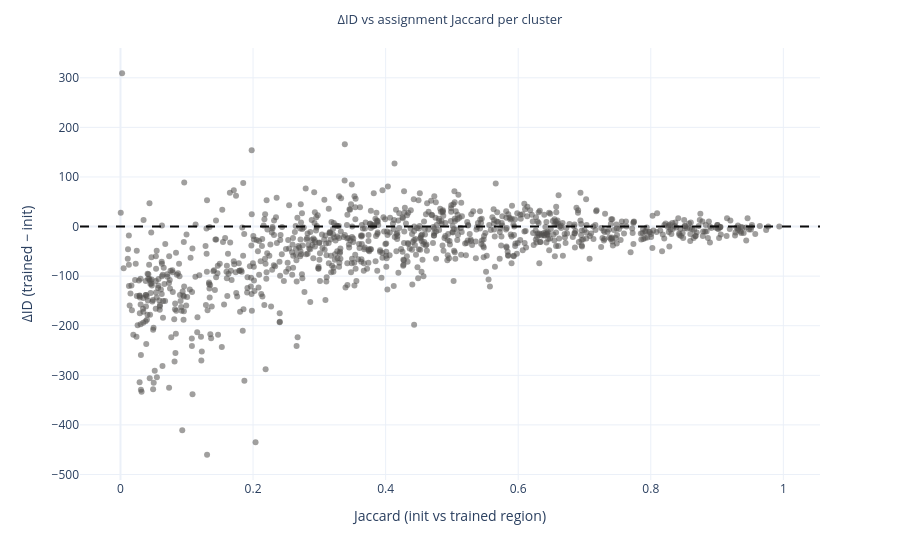

Notebook code for this chart:
### Markdown cell above
### 4.2 Does Membership Change Predict Dimensionality Change?

Clusters whose token membership training reshaped the most (low Jaccard) might
also be the ones whose measured intrinsic dimension changed most. Requires both
the assignment (Section 2) and intrinsic-dim (Section 4) artifacts.

### Code cell
if not (HAVE_IDS and HAVE_ASSIGNMENTS):
    display(Markdown("**Skipped:** requires both assignment and intrinsic-dim artifacts."))
else:
    merged = id_df.merge(per_cluster[["cluster", "jaccard"]], on="cluster")
    merged["abs_delta_id"] = merged["delta_id"].abs()
    corr = merged[["jaccard", "delta_id", "abs_delta_id"]].corr(method="spearman")
    print("Spearman correlations:")
    display(corr)

    if px is not None:
        fig = px.scatter(
            merged,
            x="jaccard",
            y="delta_id",
            hover_data=["cluster", "id_kmeans", "id_mfa", "km_cluster_size"],
            title="ΔID vs assignment Jaccard per cluster",
            color_discrete_sequence=[COLOR_NEUTRAL],
            template=PLOT_TEMPLATE,
            opacity=0.55,
        )
        fig.add_hline(y=0, line_dash="dash", line_color="#0b0b0b")
        fig.update_layout(xaxis_title="Jaccard (init vs trained region)", yaxis_title="ΔID (trained − init)")
        save_fig(fig, "delta_id_vs_jaccard")
        fig.show()

### Figure 1 — Plotly figure (JSON) as saved in the notebook; plotly's stock layout.template omitted (floating-point values rounded to 4 significant figures; data arrays with more than 128 entries replaced by an {"elided": "..."} marker saying what was removed)
{"data": [{"customdata": {"elided": "1000x4 int values"}, "hovertemplate": "jaccard=%{x}<br>delta_id=%{y}<br>cluster=%{customdata[0]}<br>id_kmeans=%{customdata[1]}<br>id_mfa=%{customdata[2]}<br>km_cluster_size=%{customdata[3]}<extra></extra>", "legendgroup": "", "marker": {"color": "#52514e", "opacity": 0.55, "symbol": "circle"}, "mode": "markers", "name": "", "orientation": "v", "showlegend": false, "type": "scatter", "x": {"elided": "1000 float values"}, "xaxis": "x", "y": {"elided": "1000 int values"}, "yaxis": "y"}], "layout": {"legend": {"tracegroupgap": 0}, "margin": {"t": 48}, "shapes": [{"line": {"color": "#0b0b0b", "dash": "dash"}, "type": "line", "x0": 0, "x1": 1, "xref": "x domain", "y0": 0, "y1": 0, "yref": "y"}], "title": {"font": {"size": 13}, "text": "ΔID vs assignment Jaccard per cluster", "x": 0.5}, "xaxis": {"anchor": "y", "domain": [0, 1], "title": {"text": "Jaccard (init vs trained region)"}}, "yaxis": {"anchor": "x", "domain": [0, 1], "title": {"text": "ΔID (trained − init)"}}}}
